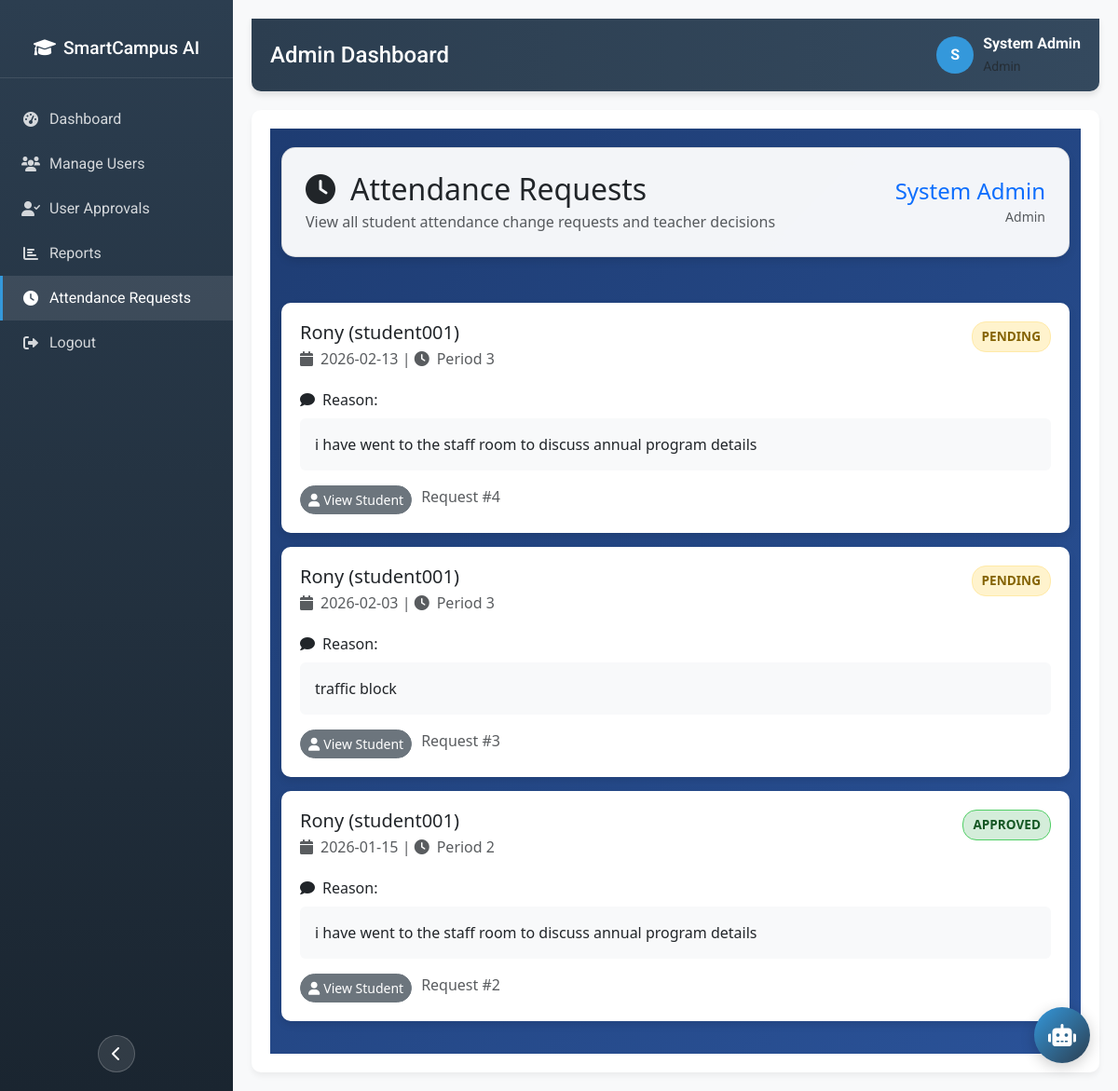
Before: /admin/attendance_requests (signed in) with the older database file.
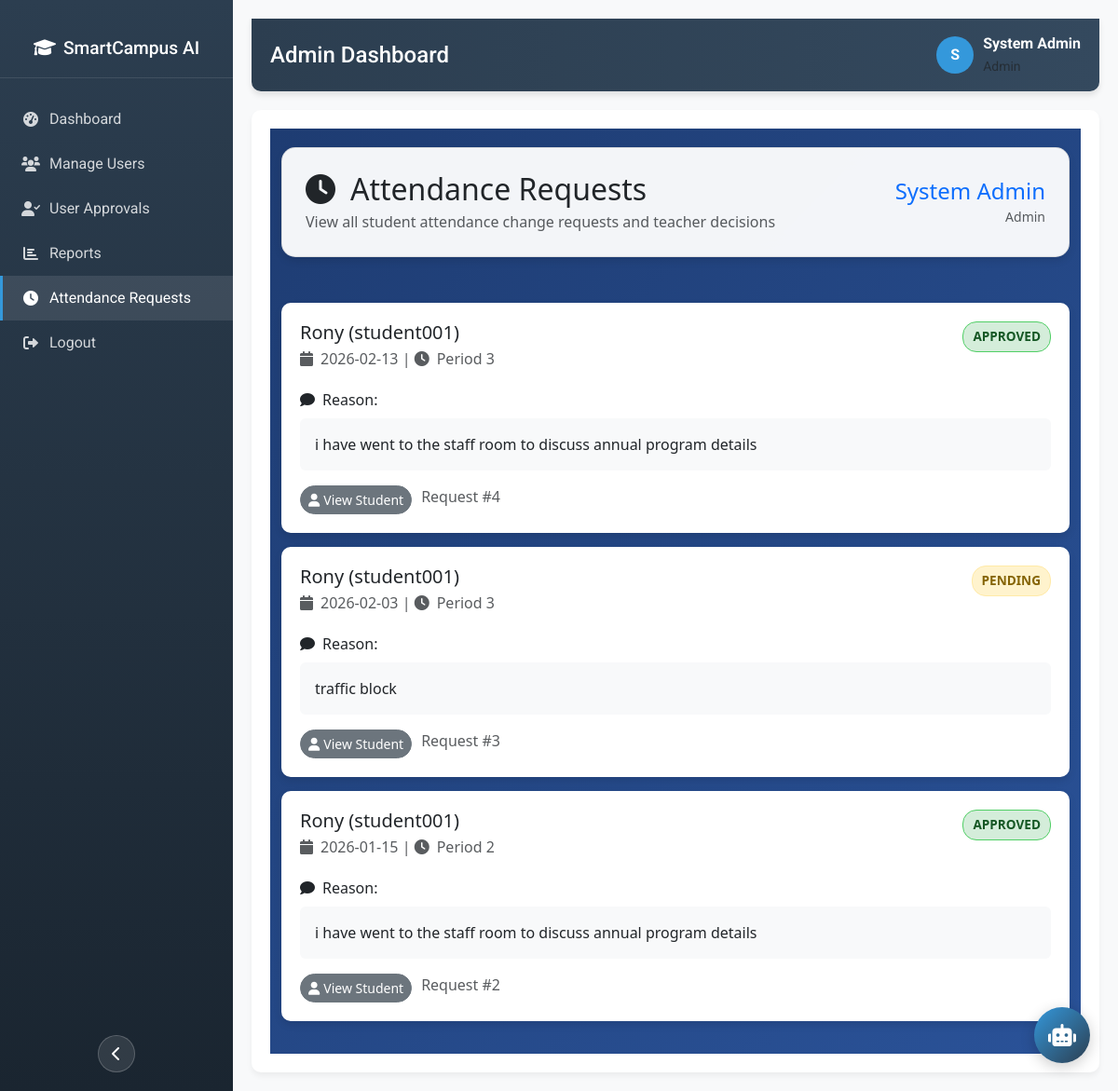
After: the same page with the newer database file.
### tables this page shows
CREATE TABLE attendance_requests (
            id INTEGER PRIMARY KEY AUTOINCREMENT,
            student_id TEXT NOT NULL,
            date TEXT NOT NULL,
            period INTEGER NOT NULL,
            reason TEXT,
            status TEXT DEFAULT 'pending',  -- 'pending', 'approved', 'rejected'
            teacher_comment TEXT, class_hour INTEGER DEFAULT NULL, teacher_remarks TEXT DEFAULT NULL, reviewed_by TEXT DEFAULT NULL, reviewed_at TIMESTAMP DEFAULT NULL,
            FOREIGN KEY (student_id) REFERENCES users (user_id)
        );

CREATE TABLE users (
            id INTEGER PRIMARY KEY AUTOINCREMENT,
            user_id TEXT UNIQUE NOT NULL,
            name TEXT NOT NULL,
            email TEXT,
            password_hash TEXT NOT NULL,
            role TEXT NOT NULL,  -- 'admin', 'teacher', 'student'
            department TEXT,
            batch TEXT,
            semester TEXT,
            is_active BOOLEAN DEFAULT 1
        , phone TEXT, address TEXT, designation TEXT, avatar TEXT DEFAULT NULL, face_image_path TEXT, created_at TEXT, parent_name TEXT, parent_phone TEXT, parent_email TEXT, status TEXT DEFAULT 'approved', class_grade TEXT, id_proof_path TEXT, otp TEXT, temporary_password TEXT);

### app.py (the view)
@app.route('/admin/attendance_requests')
def admin_attendance_requests():
    if 'user_id' not in session or session['role'] != 'admin':
        return redirect(url_for('login'))
    conn = get_db_connection()
    requests = conn.execute("""
        SELECT ar.*, u.name as student_name, u.user_id as student_user_id
        FROM attendance_requests ar
        JOIN users u ON ar.student_id = u.user_id
        ORDER BY ar.id DESC
    """).fetchall()
    conn.close()
    return render_template('admin/attendance_requests.html', requests=requests)

### app.py (called while the page is built)
def get_db_connection():
    conn = sqlite3.connect('database/attendance.db')
    conn.row_factory = sqlite3.Row
    return conn

### templates/admin/attendance_requests.html (shortened to what this page needs)
{% extends "base_authenticated.html" %}
{% block content %}
<div class="requests-container">
    <div class="container">
        <div class="row mb-4">
            <div class="col-12">
                <div class="requests-card">
                    <div class="d-flex justify-content-between align-items-center">
                        <div>
                            <h2 class="mb-1 text-dark"><i class="fas fa-clock me-3"></i>Attendance Requests</h2>
                            <p class="text-muted mb-0">View all student attendance change requests and teacher decisions
                            </p>
                        </div>
                        <div class="text-end">
                            <h4 class="text-primary mb-0">{{ session.name }}</h4>
                            <small class="text-muted">Admin</small>
                        </div>
                    </div>
                </div>
            </div>
        </div>
        <div class="row">
            <div class="col-12">
                {% if requests %}
                {% for request in requests %}
                <div class="request-card">
                    <div class="d-flex justify-content-between align-items-start mb-3">
                        <div>
                            <h5 class="mb-1">{{ request.student_name }} ({{ request.student_user_id }})</h5>
                            <p class="text-muted mb-1">
                                <i class="fas fa-calendar me-2"></i>{{ request.date }} |
                                <i class="fas fa-clock me-2"></i>Period {{ request.period }}
                            </p>
                        </div>
                        <span class="request-status status-{{ request.status }}">{{ request.status|title }}</span>
                    </div>
                    <div class="mb-3">
                        <label class="form-label"><i class="fas fa-comment me-2"></i>Reason:</label>
                        <p class="bg-light p-3 rounded">{{ request.reason }}</p>
                    </div>
                    <div class="request-actions">
                        <a href="{{ url_for('student_dashboard') }}?student={{ request.student_user_id }}"
                            class="btn btn-secondary btn-sm">
                            <i class="fas fa-user me-1"></i>View Student
                        </a>
                        <span class="text-muted">Request #{{ request.id }}</span>
                    </div>
                </div>
                {% endfor %}
                {% else %}
                <div class="request-card text-center py-5">
                    <i class="fas fa-inbox fa-3x text-muted mb-3"></i>
                    <h5 class="text-muted">No Requests Found</h5>
                    <p class="text-muted">There are no attendance requests in the system.</p>
                </div>
                {% endif %}
            </div>
        </div>
    </div>
</div>
{% endblock %}

Changed rows visible on the page:
changed attendance_requests id 4: status "PENDING" → "APPROVED"
